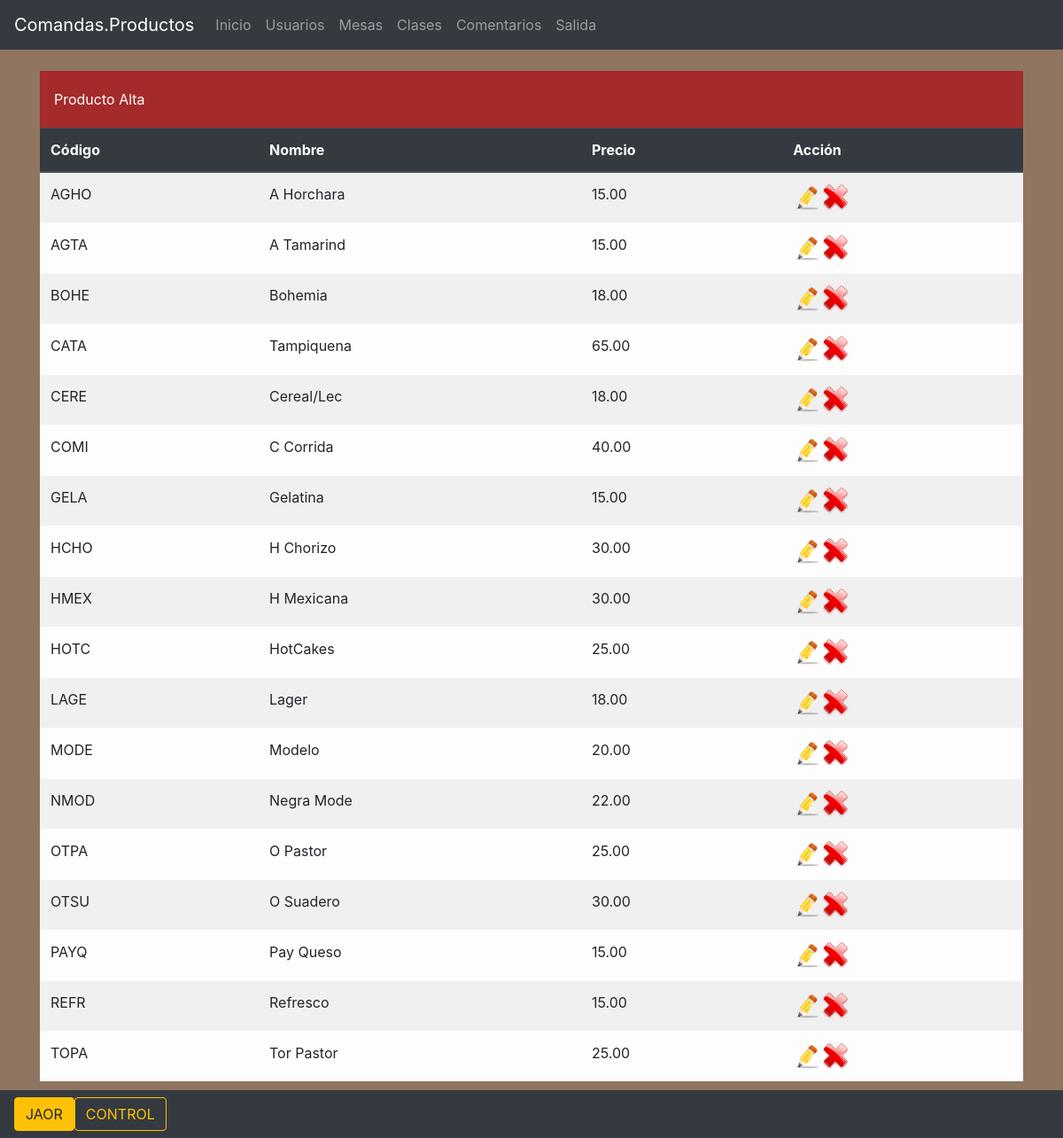
The app's page /productos.php (signed in) with its own data.
### tables this page shows
CREATE TABLE IF NOT EXISTS `productos` (
  `codigo` varchar(10) NOT NULL,
  `nombre` varchar(10) DEFAULT NULL,
  `precio` decimal(10,2) DEFAULT NULL,
  `clase` varchar(10) DEFAULT NULL,
  PRIMARY KEY (`codigo`),
  KEY `FK_productos_clases` (`clase`),
  CONSTRAINT `FK_productos_clases` FOREIGN KEY (`clase`) REFERENCES `clases` (`nombre`)
);

### php/func_bd.php (called while the page is built, shortened)
<?php
function fnGetDatos($conexion, $tabla)
{
	$query =  " SELECT *";
    $query .= " FROM   $tabla";
	$registros = $conexion->query($query);
	return $registros;
}
?>

### productos.php (the view, shortened to what this page needs)
<?php
  include ("php/func_bd.php");
  if (isset($_SESSION['codigo']) &&
      isset($_SESSION['usuario']) &&
      isset($_SESSION['tipo']))
  {
     $usuario = $_SESSION['usuario'];
     $tipo    = $_SESSION['tipo'];
  }
  else
  {
     $titulo      = "Error Acceso";
     $descripcion = "Intento de Violación de Acceso";
     $enlace      = "index.php";
     header("Location: error.php?titulo=$titulo&descripcion=$descripcion&enlace=$enlace");
  }
?>
<!DOCTYPE html>
<html lang="en">
<head>
  <link rel="stylesheet" type="text/css" href="css/comandas.css" media="screen" />
</head>
<body>
  <nav class="navbar navbar-expand-md bg-dark navbar-dark">
    <a class="navbar-brand" href="#">Comandas.Productos</a>
    <div class="collapse navbar-collapse" id="collapsibleNavbar">
      <ul class="navbar-nav">
        <li class="nav-item">
          <a class="nav-link" href="index.php">
            Inicio
          </a>
        </li>
        <li class="nav-item">
          <a class="nav-link" href="usuarios.php">
            Usuarios
          </a>
        </li>
        <li class="nav-item">
          <a class="nav-link" href="mesas.php">
            Mesas
          </a>
        </li>
        <li class="nav-item">
          <a class="nav-link" href="clases.php">
            Clases
          </a>
        </li>
        <li class="nav-item">
          <a class="nav-link" href="comentarios.php">
            Comentarios
          </a>
        </li>
        <li class="nav-item">
          <a class="nav-link" href="php/salida.php">Salida</a>
        </li>
      </ul>
    </div>
  </nav>
  <br>
  <div class="container">
    <table class="table table-striped table-light">
      <caption style="background-color: brown; caption-side: top">
        <a class="nav-link" href="productosABC.php?operacion=Alta">
          Producto Alta
        </a>
      </caption>
      <thead class="thead-dark">
        <tr>
          <th>Código</th>
          <th>Nombre</th>
          <th>Precio</th>
          <th>Acción</th>
        </tr>
      </thead>
      <tbody>
        <?php
        $productos = fnGetDatos($conexion,"productos");
        while ($fila = $productos->fetch_assoc())
        {
          $enlaceCambio  = "productosABC.php?operacion=Cambios";
          $enlaceCambio .= "&codigo=".$fila['codigo'];
          $enlaceCambio .= "&nombre=".$fila['nombre'];
          $enlaceCambio .= "&precio=".$fila['precio'];
          $enlaceCambio .= "&clase=".$fila['clase'];
          $enlaceCambio = str_replace(" ", "%20", $enlaceCambio);
          $enlaceBaja  = "productosABC.php?operacion=Baja";
          $enlaceBaja .= "&codigo=".$fila['codigo'];
          $enlaceBaja .= "&nombre=".$fila['nombre'];
          $enlaceBaja .= "&precio=".$fila['precio'];
          $enlaceBaja .= "&clase=".$fila['clase'];
          $enlaceBaja = str_replace(" ", "%20", $enlaceBaja);
          echo "<tr>";
          echo "<td>".$fila['codigo']."</td>";
          echo "<td>".$fila['nombre']."</td>";
          echo "<td>".$fila['precio']."</td>";
          echo "<td>";
          echo "<a href=$enlaceCambio><img src='img/edit.png'></a>";
          echo "<a href=$enlaceBaja><img src='img/del.png'></a>";
          echo "</td>";
          echo '</tr>';
        }
        ?>
      </tbody>
    </table>
  </div>
  <br><br>
  <nav class="navbar navbar-expand-sm bg-dark navbar-dark fixed-bottom">
    <button type="button" class="btn btn-warning">
          <?php
            echo strtoupper($usuario);
          ?>
      </button>
      <button type="button" class="btn btn-outline-warning">
          <?php
            echo strtoupper($tipo);
          ?>
      </button>
  </nav>
</body>
</html>

### css/comandas.css (style rules this page uses)
body { background: url(../img/logo.jpg) center fixed no-repeat; background-color: rgb(144,118,97); }
a { color: white; }

### records on screen
productos: codigo "AGHO", nombre "A Horchara", precio "15.00"
productos: codigo "AGTA", nombre "A Tamarind", precio "15.00"
productos: codigo "BOHE", nombre "Bohemia", precio "18.00"
productos: codigo "CATA", nombre "Tampiquena", precio "65.00"
productos: codigo "CERE", nombre "Cereal/Lec", precio "18.00"
productos: codigo "COMI", nombre "C Corrida", precio "40.00"
productos: codigo "GELA", nombre "Gelatina", precio "15.00"
productos: codigo "HCHO", nombre "H Chorizo", precio "30.00"
productos: codigo "HMEX", nombre "H Mexicana", precio "30.00"
productos: codigo "HOTC", nombre "HotCakes", precio "25.00"
productos: codigo "LAGE", nombre "Lager", precio "18.00"
productos: codigo "MODE", nombre "Modelo", precio "20.00"
productos: codigo "NMOD", nombre "Negra Mode", precio "22.00"
productos: codigo "OTPA", nombre "O Pastor", precio "25.00"
productos: codigo "OTSU", nombre "O Suadero", precio "30.00"
productos: codigo "PAYQ", nombre "Pay Queso", precio "15.00"
productos: codigo "REFR", nombre "Refresco", precio "15.00"
productos: codigo "TOPA", nombre "Tor Pastor", precio "25.00"

### other values on screen
$usuario "JAOR"
$tipo "CONTROL"
